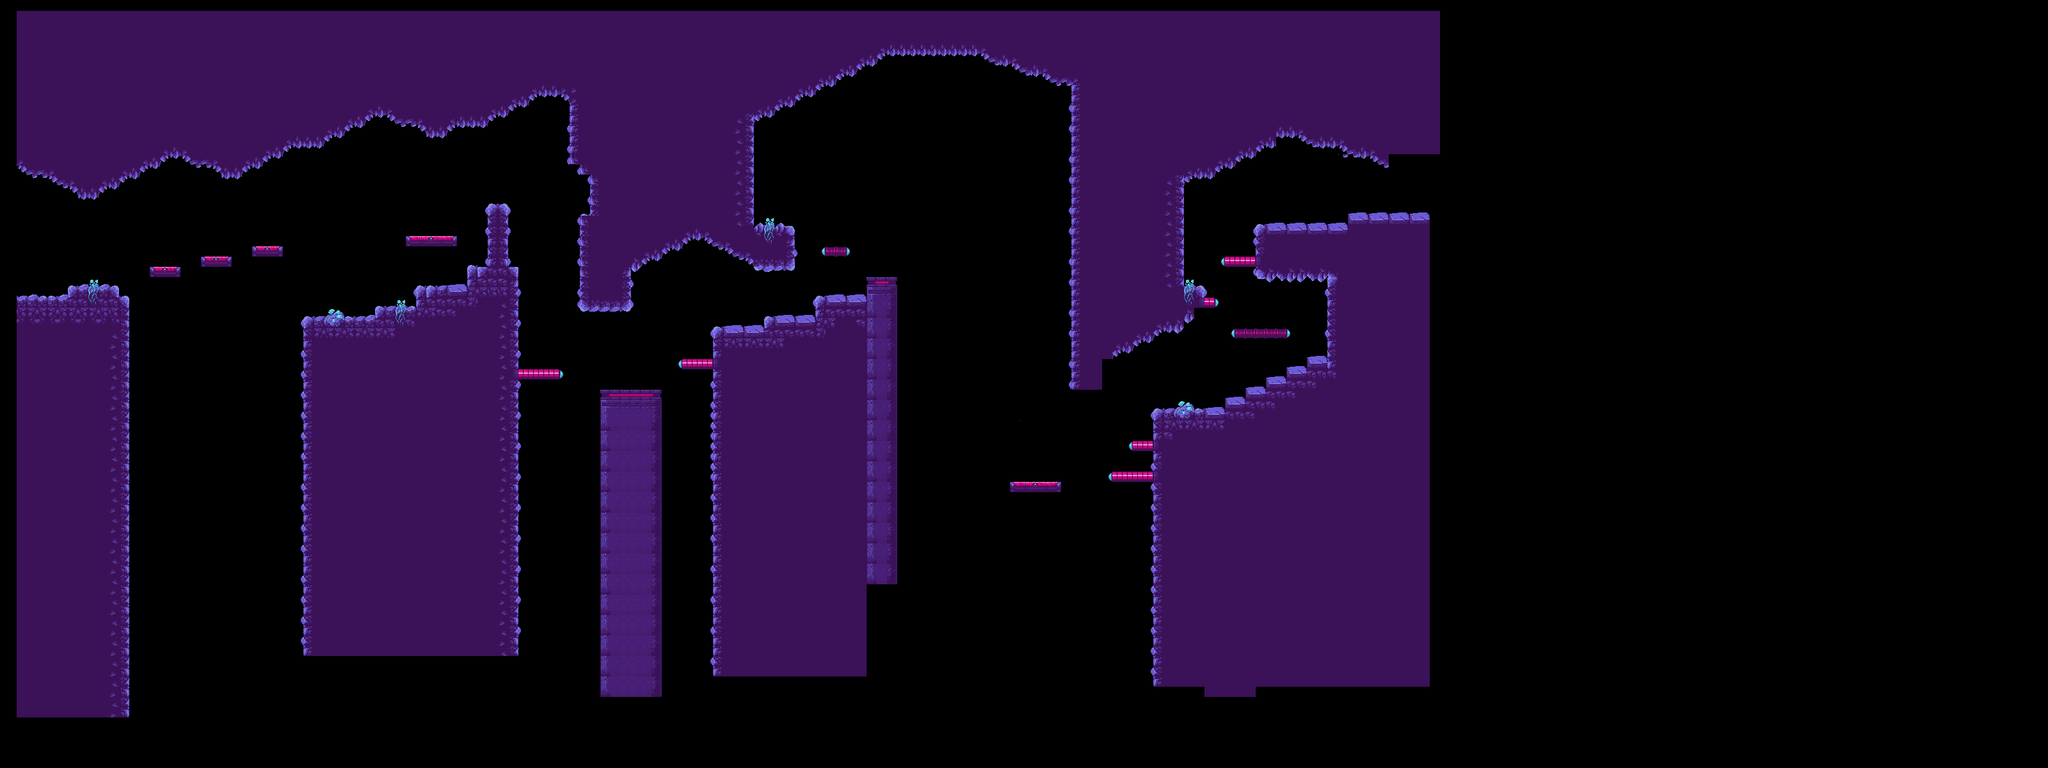

A 2D game scene composited from a Tiled map and its tileset images. What follows is a short description and the map's XML, with each tile layer's data collapsed to a summary:
An orthogonal 200x75 tile map with 16x16 px tiles, 1 tile layer (Tile Layer 1).

<map version="1.0" orientation="orthogonal" renderorder="right-down" width="200" height="75" tilewidth="16" tileheight="16" nextobjectid="1">
 <tileset firstgid="1" name="Warp" tilewidth="16" tileheight="16" tilecount="408" columns="24">
  <image source="../../Downloads/Assets/warped-files/PNG/environment/layers/tilesets.png" width="384" height="284" />
 </tileset>
 <layer name="Tile Layer 1" width="200" height="75" offsetx="26.5" offsety="17.75">
  <data>[15000 cells, 5551 non-empty, 101 distinct tile ids]</data>
 </layer>
</map>